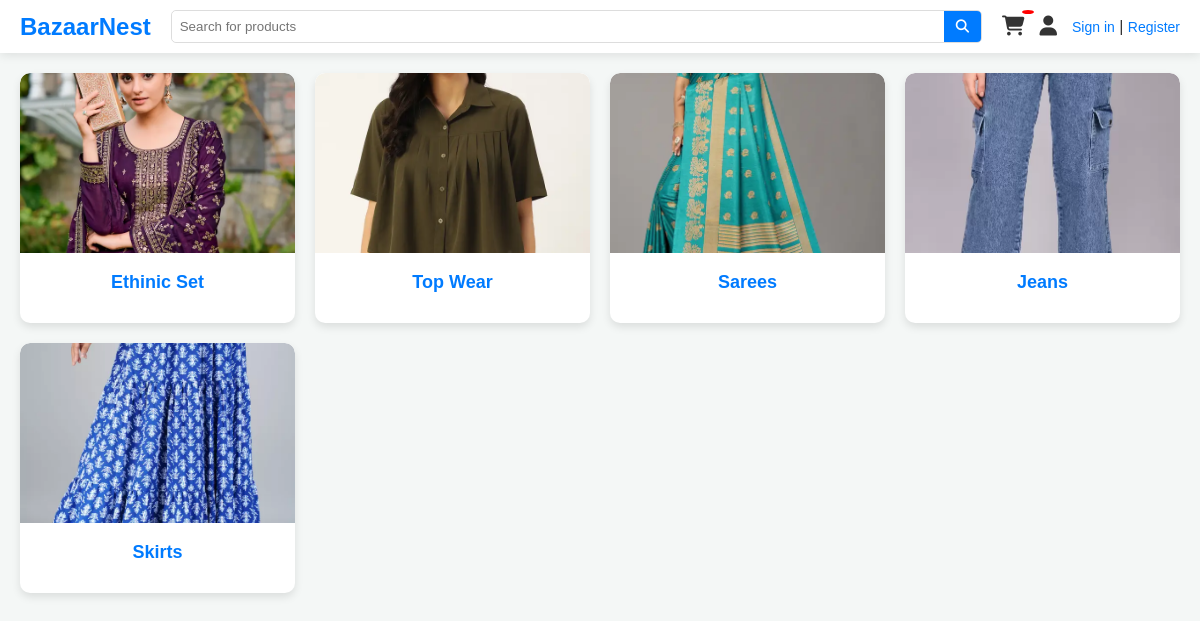
The page / on the database its author committed.
### products/models.py (models this page shows, shortened)
class Category(BaseModel):
    category_name = models.CharField(max_length=250)
    slug = models.SlugField(unique=True, null=True, blank=True)
    category_image = models.ImageField(upload_to="categories")

### home/views.py (the view)
# urls.py: path('',index,name="index"),
def index(request):
    category=Category.objects.all()
    context={"category":category}
    return render(request,'home/index.html',context)

### templates/home/index.html
{% extends "base/base.html" %}
{% block content %}
<div class="container">
    <div class="category-wrapper">
        {% for category in category %}
        <div class="category-card">
            <div class="category-image">
                <img src="/media/{{category.category_image}}" alt="{{category.category_name}}">
            </div>
            <div class="category-info">
                <a href="{% url 'Product_list' category.slug %}" class="category-title">
                    {{ category.category_name }}
                </a>
            </div>
        </div>
        {% endfor %}
    </div>
</div>
{% endblock %}

### templates/base/base.html (shortened to what this page needs)
<!DOCTYPE HTML>
<html lang="en">
<head>
    <link href="/media/fonts/fontawesome/css/all.min.css" type="text/css" rel="stylesheet">
    <link href="/media/css/style.css" rel="stylesheet" type="text/css"/>
</head>
<body>
<header class="header">
    <section class="header-main">
        <div class="nav-bar">
            <div class="brand">
                <a href="/">BazaarNest</a>
            </div>
            <div class="search-box">
                <form action="#" class="search-form">
                    <input type="text" name="q" placeholder="Search for products">
                    <button type="submit"><i class="fa fa-search"></i></button>
                </form>
            </div>
            <div class="user-controls">
                <a href="{% url 'cart' %}" class="cart-icon">
                    <i class="fa fa-shopping-cart"></i>
                    <span class="cart-count">{{ request.user.profile.get_cart_count }}</span>
                </a>
                <a href="{% url 'profile' %}" class="user-icon">
                    <i class="fa fa-user"></i>
                </a>
                <div class="auth-links">
                    <a href="{% url 'login' %}">Sign in</a> |
                    <a href="{% url 'register' %}"> Register</a>
                </div>
            </div>
        </div>
    </section>
</header>
</body>
</html>
{% block content %}
{% endblock %}

### public/static/css/style.css (style rules this page uses)
body { font-family: 'Poppins', sans-serif; background-color: #f9f9f9; color: #333; margin: 0; padding: 0; }
.header { background: #fff; box-shadow: 0 2px 10px rgba(0, 0, 0, 0.1); padding: 10px 20px; }
.nav-bar { display: flex; justify-content: space-between; align-items: center; max-width: 1200px; margin: auto; }
.brand a { font-size: 24px; font-weight: bold; text-decoration: none; color: #007bff; }
.search-box { flex-grow: 1; margin: 0 20px; }
.search-form { display: flex; border: 1px solid #ddd; border-radius: 5px; overflow: hidden; }
.search-form input { flex-grow: 1; padding: 8px; border: none; outline: none; }
.search-form button { background: #007bff; color: white; padding: 8px 12px; border: none; cursor: pointer; }
.user-controls { display: flex; align-items: center; gap: 15px; }
.cart-icon, .user-icon { font-size: 20px; text-decoration: none; color: #333; position: relative; }
.cart-count { background: red; color: white; font-size: 12px; padding: 2px 6px; border-radius: 50%; position: absolute; top: -5px; right: -10px; }
.auth-links a { text-decoration: none; color: #007bff; font-size: 14px; }
body { font-family: 'Poppins', sans-serif; background-color: #f5f5f5; color: #333; margin: 0; padding: 0; }
.container { max-width: 1200px; margin: 40px auto; padding: 20px; }
.category-wrapper { display: grid; grid-template-columns: repeat(auto-fit, minmax(250px, 1fr)); gap: 20px; justify-content: center; }
.category-card { background: #fff; border-radius: 10px; box-shadow: 0 4px 8px rgba(0, 0, 0, 0.1); overflow: hidden; transition: transform 0.3s ease-in-out; text-align: center; padding-bottom: 15px; }
.category-image img { width: 100%; height: 180px; object-fit: cover; border-top-left-radius: 10px; border-top-right-radius: 10px; }
.category-info { padding: 15px; }
.category-title { font-size: 18px; font-weight: 600; color: #007bff; text-decoration: none; }
select, input { padding: 8px; border: 1px solid #ccc; border-radius: 5px; }
.container { max-width: 1100px; margin: auto; padding: 20px; }
body { font-family: Arial, sans-serif; background-color: #f8f9fa; color: #333; margin: 0; padding: 0; }
.container { max-width: 1200px; margin: auto; padding: 20px; }
body { font-family: Arial, sans-serif; background-color: #f4f7f6; margin: 0; padding: 0; }

### rows shown on the page
Category: category_image (picture), category_name "Ethinic Set"
Category: category_image (picture), category_name "Top Wear"
Category: category_image (picture), category_name "Sarees"
Category: category_image (picture), category_name "Jeans"
Category: category_image (picture), category_name "Skirts"
